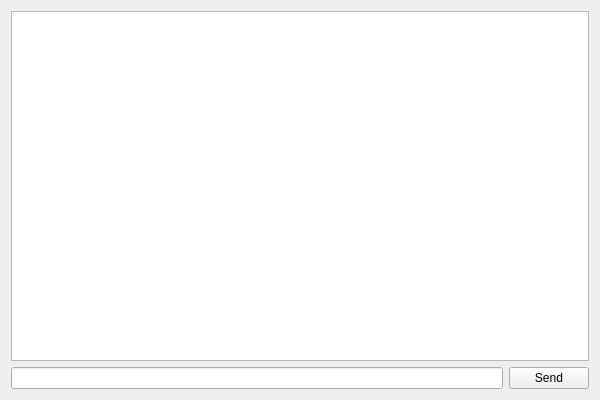
<?xml version="1.0" encoding="UTF-8"?>
<ui version="4.0">
 <class>ChatClass</class>
 <widget class="QWidget" name="ChatClass">
  <property name="geometry">
   <rect>
    <x>0</x>
    <y>0</y>
    <width>600</width>
    <height>400</height>
   </rect>
  </property>
  <property name="windowTitle">
   <string>Chat</string>
  </property>
  <layout class="QVBoxLayout" name="verticalLayout">
   <item>
    <widget class="QListWidget" name="messages"/>
   </item>
   <item>
    <layout class="QHBoxLayout" name="horizontalLayout">
     <item>
      <widget class="QLineEdit" name="messageEdit"/>
     </item>
     <item>
      <widget class="QPushButton" name="sendButton">
       <property name="text">
        <string>Send</string>
       </property>
      </widget>
     </item>
    </layout>
   </item>
  </layout>
 </widget>
 <layoutdefault spacing="6" margin="11"/>
 <resources>
  <include location="Chat.qrc"/>
 </resources>
 <connections/>
</ui>
